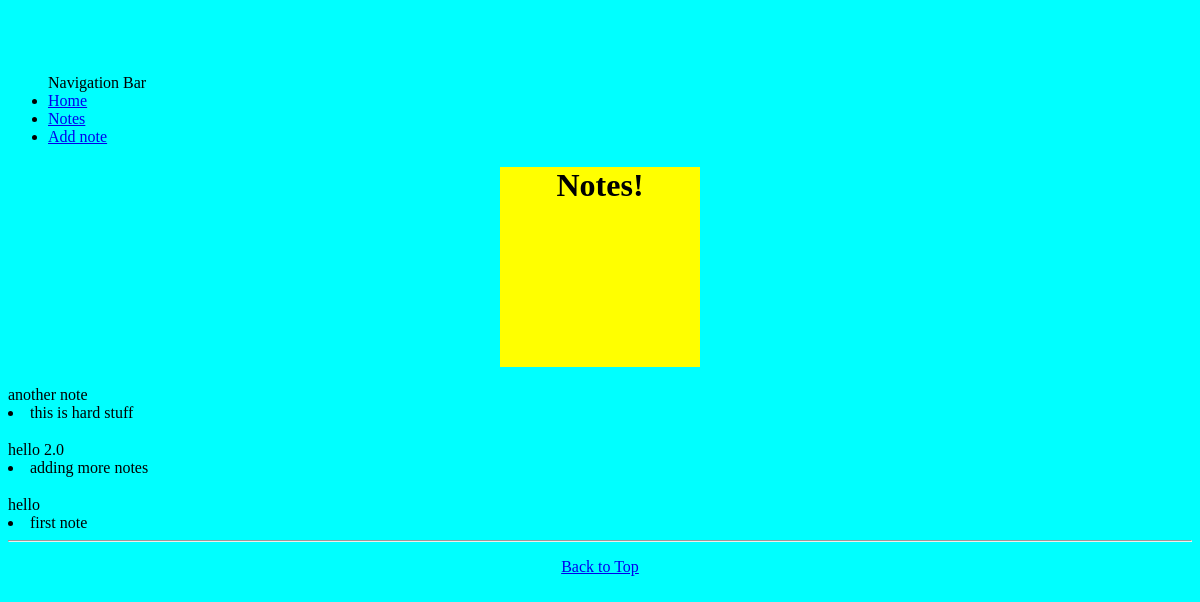
The app's page /notes/, older data.
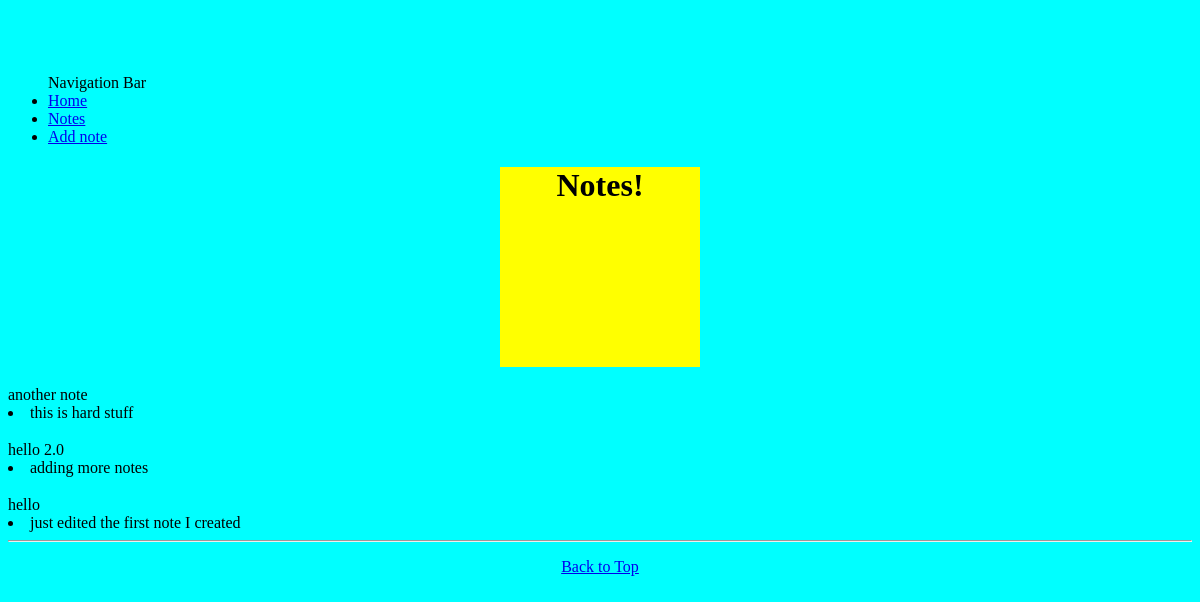
The same page, newer data.
### notes/models.py (models this page shows, shortened)
class Note(models.Model):
    title = models.CharField(max_length=150)
    body = models.TextField()
    pubTime = models.DateTimeField(auto_now_add = True)

### notes/views.py (the view)
def index_view(request):
    notes = Note.objects.all().order_by('-pubTime')
    return render(request, 'notes/index.html',{'notes':notes})

### notes/templates/notes/index.html (shortened to what this page needs)
{% extends 'base.html' %}
{% load static %}
{% block body %}
<div id='container'>
	<div id='animation'>
		<h1 align='center'>Notes!</h1>
	</div>
</div>
<div class = 'notes'>
	{% if notes %}
		{% for note in notes %}
		<a>{{note.title}}</a>
		<br>
		<li>{{note.body}}</li>
		{% endfor %}
	{% else %}
		<div class='alert alert-warning' align='center'>
			<h3>No Notes Yet!</h3>
		</div>
	{% endif %}
</div>
{% endblock body %}

Row changes from the older to the newer data that the page shows:
changed Note "hello": body "first note" → "just edited the first note I created"
